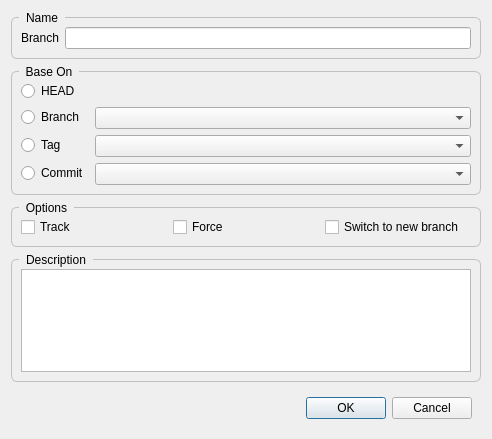
<?xml version="1.0" encoding="UTF-8"?>
<ui version="4.0">
 <class>CreateBranchDialog</class>
 <widget class="QDialog" name="CreateBranchDialog">
  <property name="geometry">
   <rect>
    <x>0</x>
    <y>0</y>
    <width>492</width>
    <height>439</height>
   </rect>
  </property>
  <property name="windowTitle">
   <string>Create Branch</string>
  </property>
  <property name="styleSheet">
   <string notr="true">QGroupBox {
    border: 1px solid silver;
    border-radius: 6px;
    margin-top: 6px;
}

QGroupBox::title {
    subcontrol-origin: margin;
    left: 8px;
    padding: 0px 5px 0px 5px;
}</string>
  </property>
  <layout class="QVBoxLayout" name="verticalLayout_2">
   <item>
    <widget class="QGroupBox" name="gbName">
     <property name="title">
      <string>Name</string>
     </property>
     <layout class="QFormLayout" name="formLayout">
      <item row="0" column="0">
       <widget class="QLabel" name="lBranch">
        <property name="text">
         <string>Branch</string>
        </property>
       </widget>
      </item>
      <item row="0" column="1">
       <widget class="QLineEdit" name="leBranch"/>
      </item>
     </layout>
    </widget>
   </item>
   <item>
    <widget class="QGroupBox" name="gbBaseOn">
     <property name="title">
      <string>Base On</string>
     </property>
     <layout class="QFormLayout" name="formLayout_2">
      <item row="0" column="0">
       <widget class="QRadioButton" name="rbHead">
        <property name="text">
         <string>HEAD</string>
        </property>
       </widget>
      </item>
      <item row="1" column="0">
       <widget class="QRadioButton" name="rbBranch">
        <property name="text">
         <string>Branch</string>
        </property>
       </widget>
      </item>
      <item row="1" column="1">
       <widget class="QComboBox" name="cbBranch"/>
      </item>
      <item row="2" column="0">
       <widget class="QRadioButton" name="rbTag">
        <property name="text">
         <string>Tag</string>
        </property>
       </widget>
      </item>
      <item row="2" column="1">
       <widget class="QComboBox" name="cbTag"/>
      </item>
      <item row="3" column="0">
       <widget class="QRadioButton" name="rbCommit">
        <property name="text">
         <string>Commit</string>
        </property>
       </widget>
      </item>
      <item row="3" column="1">
       <widget class="QComboBox" name="cbCommit"/>
      </item>
     </layout>
    </widget>
   </item>
   <item>
    <widget class="QGroupBox" name="gbOptions">
     <property name="title">
      <string>Options</string>
     </property>
     <layout class="QHBoxLayout" name="horizontalLayout_2">
      <item>
       <widget class="QCheckBox" name="cbTrack">
        <property name="text">
         <string>Track</string>
        </property>
       </widget>
      </item>
      <item>
       <widget class="QCheckBox" name="cbForce">
        <property name="text">
         <string>Force</string>
        </property>
       </widget>
      </item>
      <item>
       <widget class="QCheckBox" name="cbSwitchToNew">
        <property name="text">
         <string>Switch to new branch</string>
        </property>
       </widget>
      </item>
     </layout>
    </widget>
   </item>
   <item>
    <widget class="QGroupBox" name="gbDescription">
     <property name="title">
      <string>Description</string>
     </property>
     <layout class="QVBoxLayout" name="verticalLayout">
      <item>
       <widget class="QPlainTextEdit" name="plainTextEdit"/>
      </item>
     </layout>
    </widget>
   </item>
   <item>
    <widget class="QWidget" name="widget" native="true">
     <layout class="QHBoxLayout" name="horizontalLayout">
      <item>
       <spacer name="horizontalSpacer">
        <property name="orientation">
         <enum>Qt::Horizontal</enum>
        </property>
        <property name="sizeHint" stdset="0">
         <size>
          <width>268</width>
          <height>20</height>
         </size>
        </property>
       </spacer>
      </item>
      <item>
       <widget class="QPushButton" name="pbOk">
        <property name="text">
         <string>OK</string>
        </property>
       </widget>
      </item>
      <item>
       <widget class="QPushButton" name="pbCancel">
        <property name="text">
         <string>Cancel</string>
        </property>
       </widget>
      </item>
     </layout>
    </widget>
   </item>
  </layout>
 </widget>
 <resources/>
 <connections>
  <connection>
   <sender>pbCancel</sender>
   <signal>clicked()</signal>
   <receiver>CreateBranchDialog</receiver>
   <slot>reject()</slot>
   <hints>
    <hint type="sourcelabel">
     <x>433</x>
     <y>408</y>
    </hint>
    <hint type="destinationlabel">
     <x>245</x>
     <y>219</y>
    </hint>
   </hints>
  </connection>
 </connections>
</ui>
